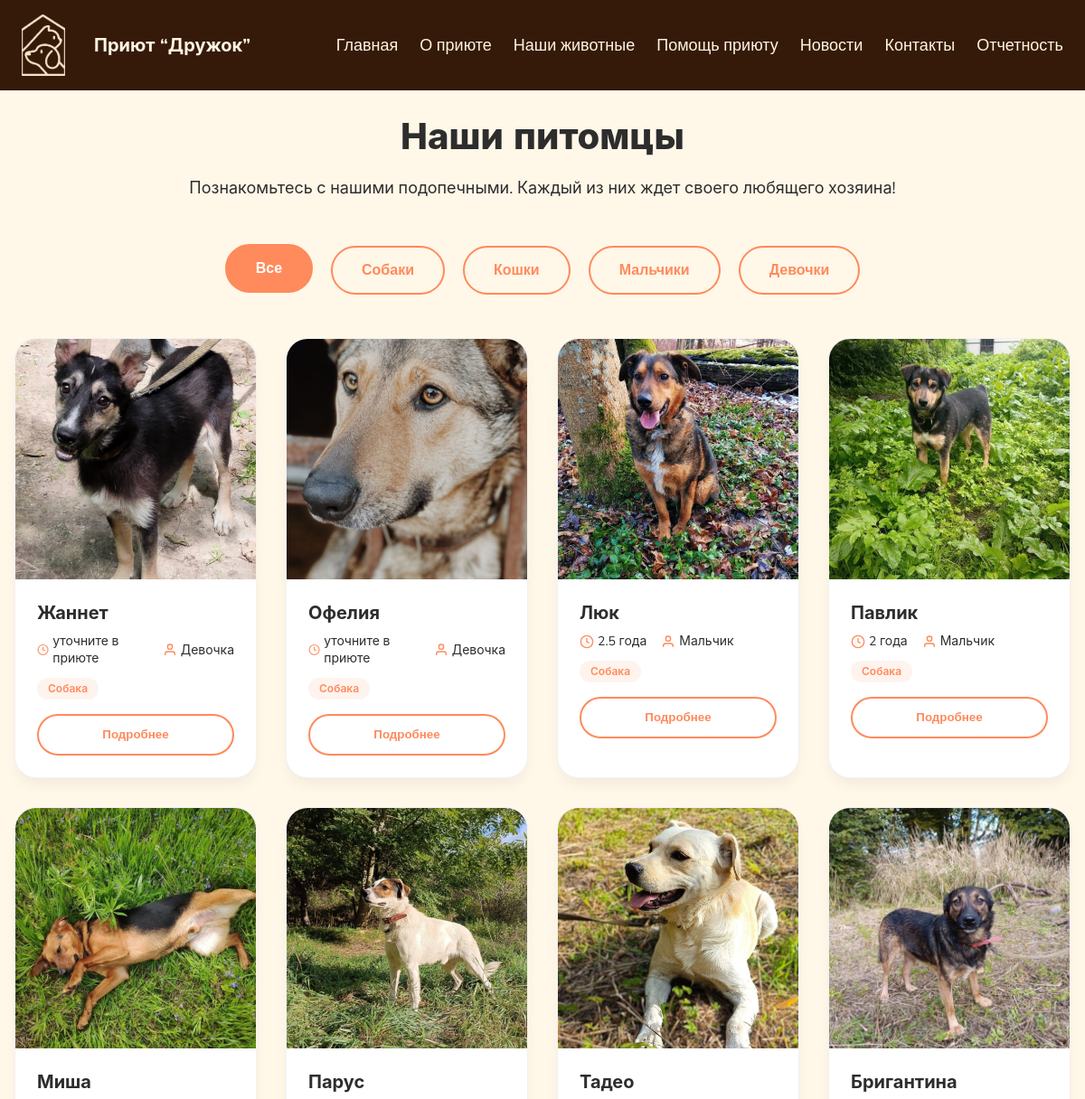
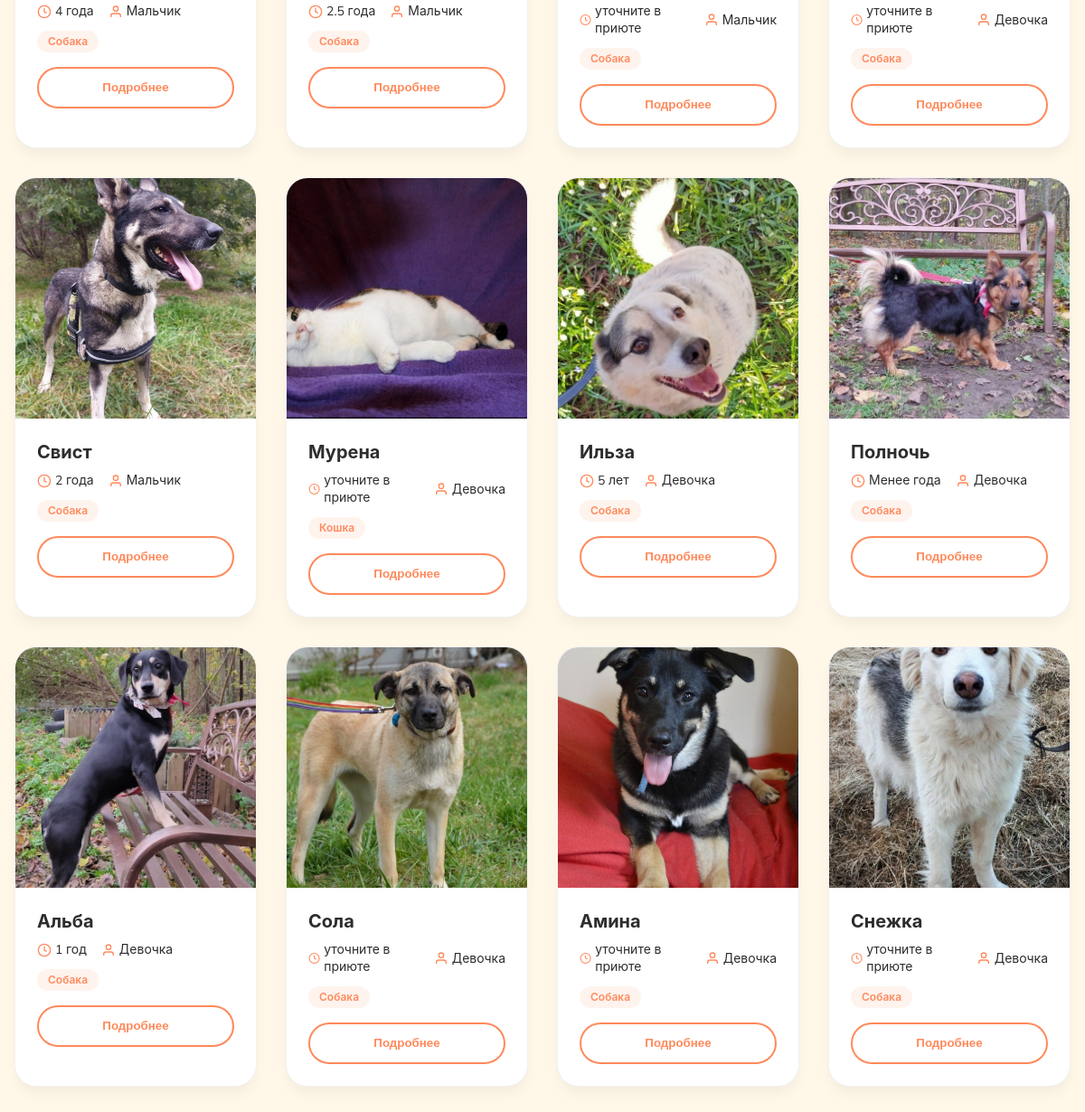
/animals/, run on the app's committed database (2 pictures, top to bottom).
### main/models.py (models this page shows, shortened)
class Animals(models.Model):
    class kategori_pol(models.TextChoices):
        men = 'Men', 'Мальчик'
        women = 'Women', 'Девочка'
    class kategori_tip(models.TextChoices):
        dog = 'Dog', 'Собака'
        cat = 'Cat', 'Кошка'
    name = models.CharField('Имя', max_length=30)
    age = models.CharField('Возраст', max_length=20)
    pol = models.CharField('Пол', choices=kategori_pol.choices)
    tip = models.CharField('Тип животного', choices=kategori_tip.choices)
    text = models.TextField('Описание')
    photo = models.CharField('Фото')
    class Meta:
        verbose_name = 'Животное'
        verbose_name_plural = 'Животные'

### main/views.py (the view)
# urls.py: path('animals/', views.animals_page, name='animals'),
def animals_page(request):
    animals = Animals.objects.all()
    return render(request, "main/animals.html", {'animals': animals})

### main/templates/main/animals.html (shortened to what this page needs)
{% load static %}
<!DOCTYPE html>
<html lang="ru">
<head>
    <link rel="stylesheet" href="{% static 'main/css/main.css' %}">
</head>
<body>
    <div class="menu">
        <div class="menu-container">
            <div class="menu_logo"></div>
            <span class="nazvanie">Приют “Дружок”</span>
            <div class="menu-buttons">
                <button class="menu_glav" onclick="window.location.href='/'">Главная</button>
                <button class="menu_history" onclick="window.location.href='/#about'">О приюте</button>
                <button class="menu_animals" onclick="window.location.href='/animals/'">Наши животные</button>
                <button class="menu_help" onclick="window.location.href='/#help'">Помощь приюту</button>
                <button class="menu_news">Новости</button>
                <button class="menu_contact" onclick="window.location.href='/#contact'">Контакты</button>
                <button class="menu_document">Отчетность</button>
            </div>
        </div>
    </div>
    <section class="animals-page">
        <div class="container">
            <h1 class="page-title">Наши питомцы</h1>
            <p class="page-subtitle">
                Познакомьтесь с нашими подопечными. Каждый из них ждет своего любящего хозяина!
            </p>
            <div class="animals-filters">
                <button class="filter-btn active" data-filter="all">Все</button>
                <button class="filter-btn" data-filter="Dog">Собаки</button>
                <button class="filter-btn" data-filter="Cat">Кошки</button>
                <button class="filter-btn" data-filter="Men">Мальчики</button>
                <button class="filter-btn" data-filter="Women">Девочки</button>
            </div>
            <div class="animals-grid" id="animalsGrid">
                {% for animal in animals %}
                <div class="animal-card" data-tip="{{ animal.tip }}" data-pol="{{ animal.pol }}">
                    <div class="animal-image">
                        <img src="{% static 'main/images/' %}{{ animal.photo }}" alt="{{ animal.name }}">
                    </div>
                    <div class="animal-info">
                        <h3 class="animal-name">{{ animal.name }}</h3>
                        <div class="animal-details">
                            <span>
                                <svg viewBox="0 0 24 24" fill="none" stroke="currentColor" stroke-width="2">
                                    <circle cx="12" cy="12" r="10"/>
                                    <polyline points="12 6 12 12 16 14"/>
                                </svg>
                                {{ animal.age }}
                            </span>
                            <span>
                                <svg viewBox="0 0 24 24" fill="none" stroke="currentColor" stroke-width="2">
                                    <path d="M20 21v-2a4 4 0 0 0-4-4H8a4 4 0 0 0-4 4v2"/>
                                    <circle cx="12" cy="7" r="4"/>
                                </svg>
                                {{ animal.get_pol_display }}
                            </span>
                        </div>
                        <div class="animal-tags">
                            <span class="tag">{{ animal.get_tip_display }}</span>
                        </div>
                        <button class="btn-detail" onclick="openAnimalModal({{ animal.id }})">Подробнее</button>
                    </div>
                </div>
                {% empty %}
                <p style="text-align: center; grid-column: span 4;">Пока нет добавленных животных</p>
                {% endfor %}
            </div>
        </div>
    </section>
</body>
</html>

### main/static/main/css/main.css (style rules this page uses)
* { margin: 0; padding: 0; box-sizing: border-box; }
body { font-size: 14px; font-family: 'Nunito Sans', -apple-system, BlinkMacSystemFont, 'Segoe UI', Roboto, sans-serif; background: #FFF7E8; }
.menu { position: fixed; top: 0; left: 0; width: 100%; z-index: 1000; background: #361a09; }
.menu-container { max-width: 80rem; margin: 0 auto; padding: 1rem 1.5rem; display: flex; align-items: center; justify-content: space-between; gap: 2rem; }
.menu_logo { width: 48px; height: 68px; background: url("../images/v1019_478.png") center/cover no-repeat; flex-shrink: 0; }
.nazvanie { color: #FEF6E3; font-weight: 700; font-size: 20px; flex-shrink: 0; }
.menu-buttons { display: flex; gap: 1.5rem; flex-wrap: wrap; justify-content: flex-end; flex: 1; }
.menu button { background: transparent; border: none; color: #FEF6E3; font-family: 'Nunito Sans', sans-serif; font-weight: 400; font-size: 18px; cursor: pointer; transition: color 0.2s ease; white-space: nowrap; }
.container { max-width: 80rem; margin: 0 auto; padding: 0 1.5rem; position: relative; z-index: 10; }
h1 { font-size: 40px; font-weight: 800; color: #2D2D2D; line-height: 1.2; }
.container { max-width: 80rem; margin: 0 auto; padding: 0 1rem; }
button { cursor: pointer; }

### main/templates/main/animals.html (style rules this page uses)
.animals-page { padding: 8rem 0 5rem; background: #FFF7E8; min-height: 100vh; }
.page-title { text-align: center; font-size: 40px; font-weight: 800; color: #2D2D2D; margin-bottom: 1rem; }
.page-subtitle { max-width: 1200px; margin: 0 auto 3rem auto; font-size: 1.125rem; line-height: 1.8; color: #2D2D2D; text-align: center; font-weight: 400; }
.animals-filters { display: flex; justify-content: center; gap: 1.25rem; margin-bottom: 3rem; flex-wrap: wrap; }
.filter-btn { padding: 0.875rem 2rem; border: 2px solid #FF8A5C; background: transparent; color: #FF8A5C; font-family: 'Nunito Sans', sans-serif; font-weight: 600; font-size: 1rem; border-radius: 9999px; cursor: pointer; transition: all 0.3s ease; }
.filter-btn:hover, .filter-btn.active { background: #FF8A5C; color: white; transform: translateY(-2px); }
.animals-grid { display: grid; grid-template-columns: repeat(4, 1fr); gap: 2rem; }
.animal-card { background: white; border-radius: 1.5rem; overflow: hidden; transition: all 0.3s ease; box-shadow: 0 10px 15px -3px rgba(0, 0, 0, 0.05); border: 1px solid rgba(0, 0, 0, 0.05); cursor: pointer; }
.animal-image { width: 100%; aspect-ratio: 1 / 1; overflow: hidden; }
.animal-image img { width: 100%; height: 100%; object-fit: cover; transition: transform 0.3s ease; }
.animal-info { padding: 1.5rem; }
.animal-name { font-size: 1.25rem; font-weight: 700; color: #2D2D2D; margin-bottom: 0.5rem; }
.animal-details { display: flex; gap: 1rem; margin-bottom: 0.75rem; font-size: 0.875rem; color: #2D2D2D; }
.animal-details span { display: flex; align-items: center; gap: 0.25rem; color: #2D2D2D; }
.animal-details svg { width: 16px; height: 16px; stroke: #FF8A5C; }
.animal-tags { display: flex; gap: 0.5rem; flex-wrap: wrap; margin-bottom: 1rem; }
.tag { background: rgba(255, 138, 92, 0.1); color: #FF8A5C; padding: 0.25rem 0.75rem; border-radius: 9999px; font-size: 0.75rem; font-weight: 600; }
.btn-detail { width: 100%; padding: 0.75rem; background: transparent; border: 2px solid #FF8A5C; color: #FF8A5C; border-radius: 9999px; font-weight: 600; cursor: pointer; transition: all 0.3s ease; font-family: 'Nunito Sans', sans-serif; }

### data on the page
Animals: photo (picture), name "Жаннет", age "уточните в приюте", pol "Девочка", tip "Собака"
Animals: photo (picture), name "Офелия", age "уточните в приюте", pol "Девочка", tip "Собака"
Animals: photo (picture), name "Люк", age "2.5 года", pol "Мальчик", tip "Собака"
Animals: photo (picture), name "Павлик", age "2 года", pol "Мальчик", tip "Собака"
Animals: photo (picture), name "Миша", age "4 года", pol "Мальчик", tip "Собака"
Animals: photo (picture), name "Парус", age "2.5 года", pol "Мальчик", tip "Собака"
Animals: photo (picture), name "Тадео", age "уточните в приюте", pol "Мальчик", tip "Собака"
Animals: photo (picture), name "Бригантина", age "уточните в приюте", pol "Девочка", tip "Собака"
Animals: photo (picture), name "Свист", age "2 года", pol "Мальчик", tip "Собака"
Animals: photo (picture), name "Мурена", age "уточните в приюте", pol "Девочка", tip "Кошка"
Animals: photo (picture), name "Ильза", age "5 лет", pol "Девочка", tip "Собака"
Animals: photo (picture), name "Полночь", age "Менее года", pol "Девочка", tip "Собака"
Animals: photo (picture), name "Альба", age "1 год", pol "Девочка", tip "Собака"
Animals: photo (picture), name "Сола", age "уточните в приюте", pol "Девочка", tip "Собака"
Animals: photo (picture), name "Амина", age "уточните в приюте", pol "Девочка", tip "Собака"
Animals: photo (picture), name "Снежка", age "уточните в приюте", pol "Девочка", tip "Собака"
